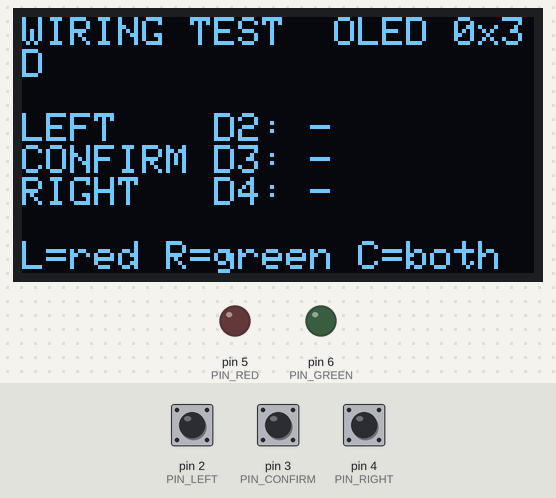
This sketch was run on a simulated Arduino Uno, built for the host (arithmetic inside an expression is 32-bit, double 64-bit). On the bench: 128×64 one-colour display, output pins drawn as LEDs (lit = HIGH). Inputs (shaded band) come from the test bench; at power-on: pin 3 (PIN_CONFIRM) HIGH, pin 2 (PIN_LEFT) HIGH, pin 4 (PIN_RIGHT) HIGH.

Above: at 4.2 s.
4.3 s: pin 3 (PIN_CONFIRM) pulled LOW for 0.15 s
At 4.41 s:
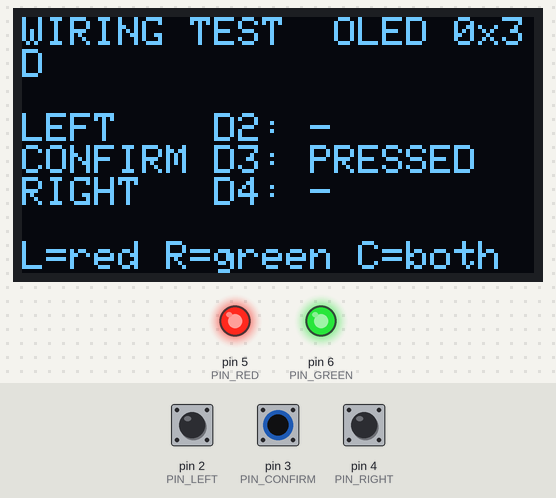
6.0 s: pin 2 (PIN_LEFT) pulled LOW for 0.15 s
At 6.14 s:
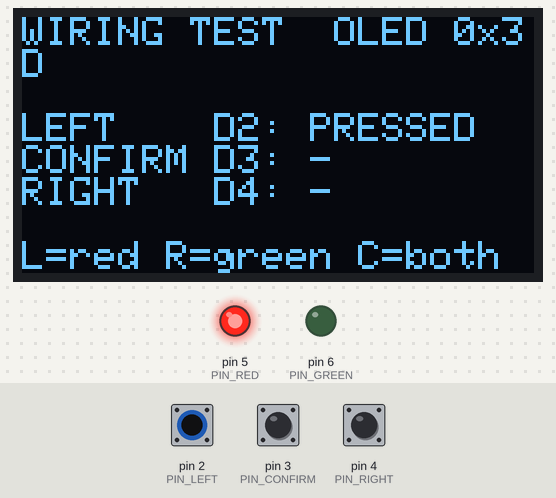
7.7 s: pin 4 (PIN_RIGHT) pulled LOW for 0.15 s
At 7.81 s:
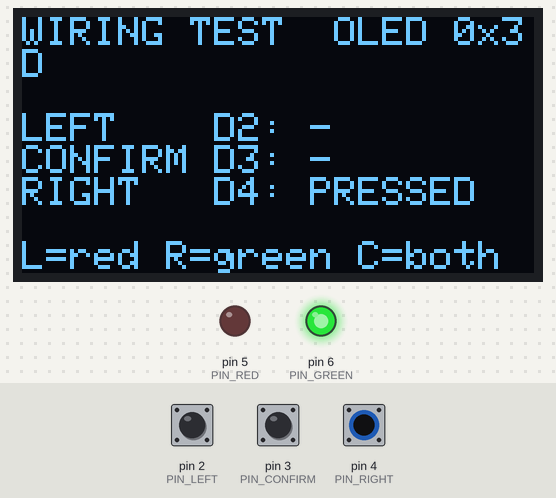
9.3 s: pin 4 (PIN_RIGHT) pulled LOW for 3.2 s
At 13.0 s:
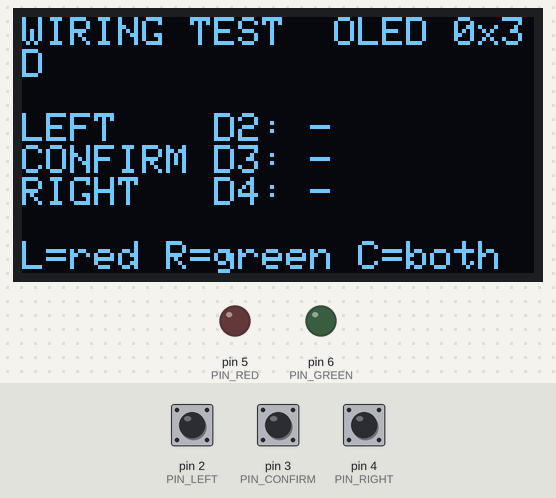
14.0 s: pin 2 (PIN_LEFT) pulled LOW for 3.2 s
At 15.4 s:
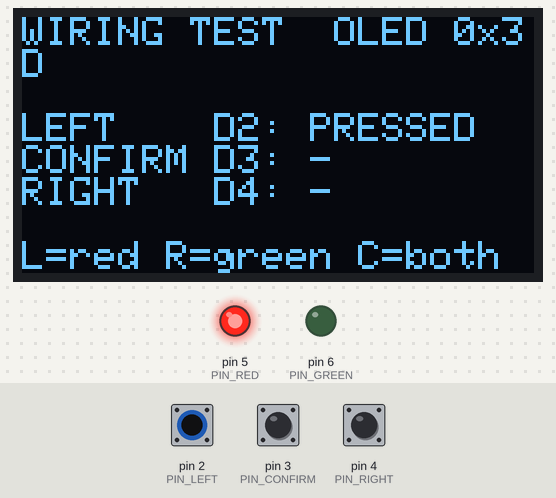
Timing chart, 0 to 18.7 s (numbered marks = the images above; inputs shaded):
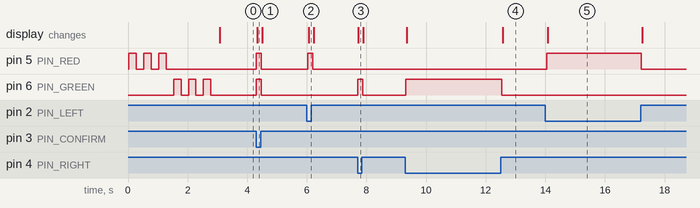

Measured:
- after the input at 4.3 s, pin 5 (PIN_RED), pin 6 (PIN_GREEN): LOW → HIGH at once, → LOW 0.17 s later; the display: changes at once (image 1)
- after the input at 6.0 s, pin 5 (PIN_RED): LOW → HIGH at once, → LOW 0.17 s later; the display: changes after 0.06 s (image 2)
- after the input at 7.7 s, pin 6 (PIN_GREEN): LOW → HIGH at once, → LOW 0.17 s later; the display: changes at once (image 3)
- after the input at 9.3 s, pin 6 (PIN_GREEN): LOW → HIGH at once, → LOW 3.2 s later; the display: first changes at once (image 4 shows a later state)
- after the input at 14.0 s, pin 5 (PIN_RED): LOW → HIGH after 0.05 s, → LOW 3.2 s later; the display: changes after 0.07 s (image 5)

The sketch:

sketch.ino
```cpp
// Recheck pager WIRING TEST. Paste into a new App Lab app's sketch.ino and Run.
// Needs the same 3 libraries as the pager: Adafruit SSD1306, Adafruit GFX Library, Adafruit BusIO.
//
// On boot: red LED blinks 3x, then green blinks 3x (LED check).
// Then hold LEFT -> red on, hold RIGHT -> green on, hold CONFIRM -> both on.
// The OLED shows each button live. A blank OLED means the Qwiic cable or the libraries.

#include <Wire.h>
#include <Adafruit_GFX.h>
#include <Adafruit_SSD1306.h>

const int PIN_LEFT = 2, PIN_CONFIRM = 3, PIN_RIGHT = 4, PIN_RED = 5, PIN_GREEN = 6;

Adafruit_SSD1306 oled(128, 64, &Wire1, -1);
bool oledOk = false;
uint8_t oledAddr = 0;

void blink(int pin) {
  for (int i = 0; i < 3; i++) {
    digitalWrite(pin, HIGH); delay(250);
    digitalWrite(pin, LOW);  delay(250);
  }
}

void setup() {
  pinMode(PIN_LEFT, INPUT_PULLUP);
  pinMode(PIN_CONFIRM, INPUT_PULLUP);
  pinMode(PIN_RIGHT, INPUT_PULLUP);
  pinMode(PIN_RED, OUTPUT);
  pinMode(PIN_GREEN, OUTPUT);

  Wire1.begin();
  const uint8_t addrs[] = {0x3D, 0x3C};
  for (uint8_t a : addrs) {
    Wire1.beginTransmission(a);
    if (Wire1.endTransmission() == 0) { oledAddr = a; break; }
  }
  if (oledAddr) oledOk = oled.begin(SSD1306_SWITCHCAPVCC, oledAddr);

  blink(PIN_RED);
  blink(PIN_GREEN);
}

void loop() {
  bool left = digitalRead(PIN_LEFT) == LOW;
  bool confirm = digitalRead(PIN_CONFIRM) == LOW;
  bool right = digitalRead(PIN_RIGHT) == LOW;

  digitalWrite(PIN_RED, (left || confirm) ? HIGH : LOW);
  digitalWrite(PIN_GREEN, (right || confirm) ? HIGH : LOW);

  if (oledOk) {
    oled.clearDisplay();
    oled.setTextSize(1);
    oled.setTextColor(SSD1306_WHITE);
    oled.setCursor(0, 0);
    oled.print("WIRING TEST  OLED 0x");
    oled.println(oledAddr, HEX);
    oled.println();
    oled.print("LEFT    D2: "); oled.println(left ? "PRESSED" : "-");
    oled.print("CONFIRM D3: "); oled.println(confirm ? "PRESSED" : "-");
    oled.print("RIGHT   D4: "); oled.println(right ? "PRESSED" : "-");
    oled.println();
    oled.println("L=red R=green C=both");
    oled.display();
  }
  delay(30);
}
```
